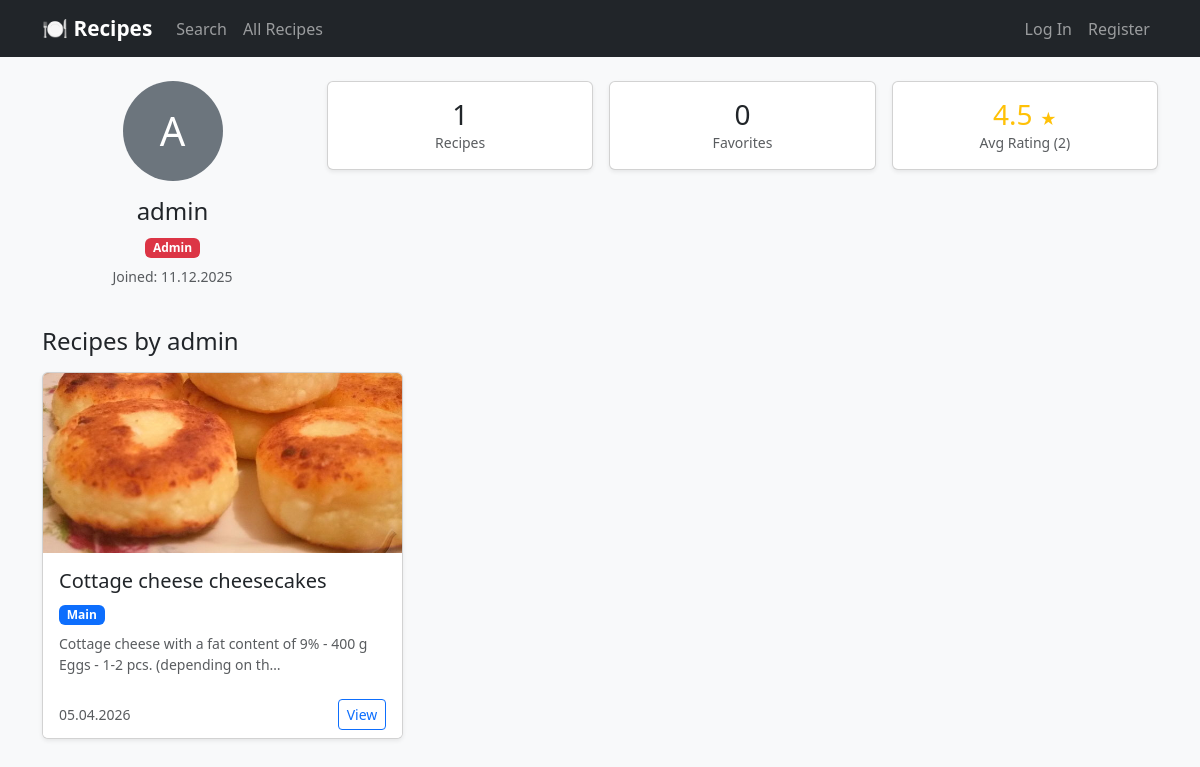
Screenshot of /user/admin with the database file from the repository.
### entities/user.py (models this page shows, shortened)
class User(UserMixin, db.Model):
    __tablename__ = 'users'
    id            = db.Column(db.Integer, primary_key=True)
    username      = db.Column(db.String(100), unique=True, nullable=False)
    email         = db.Column(db.String(255), unique=True, nullable=False, index=True)
    password_hash = db.Column(db.String(255), nullable=False)
    role          = db.Column(db.String(20), default='user')  # 'user' | 'admin'
    bio           = db.Column(db.Text, nullable=True)
    avatar_path   = db.Column(db.String(512), nullable=True)
    is_active     = db.Column(db.Boolean, default=True, nullable=False)
    created_at    = db.Column(db.DateTime, default=datetime.utcnow)
    updated_at    = db.Column(db.DateTime, default=datetime.utcnow, onupdate=datetime.utcnow)
    recipes  = db.relationship('Recipe', backref='author', lazy='dynamic',
                               foreign_keys='Recipe.author_id')
    favorites = db.relationship('Favorite', backref='user', lazy='dynamic')
    ratings   = db.relationship('Rating',   backref='user', lazy='dynamic')
    comments  = db.relationship('Comment',  backref='user', lazy='dynamic')
    def is_admin(self):
        return self.role == 'admin'

### entities/recipe.py (models this page shows, shortened)
class Recipe(db.Model):
    __tablename__ = 'recipes'
    id          = db.Column(db.Integer, primary_key=True)
    title       = db.Column(db.String(255), nullable=False)
    description = db.Column(db.String(500), nullable=True)   # short summary
    ingredients  = db.Column(db.Text, nullable=False)
    instructions = db.Column(db.Text, nullable=False)
    prep_time  = db.Column(db.Integer,     nullable=True)   # minutes
    cook_time  = db.Column(db.Integer,     nullable=True)   # minutes
    servings   = db.Column(db.Integer,     nullable=True)
    difficulty = db.Column(db.String(20),  nullable=True)   # 'easy' | 'medium' | 'hard'
    image_path  = db.Column(db.String(512), nullable=True)
    author_id   = db.Column(db.Integer, db.ForeignKey('users.id'),      nullable=True)
    category_id = db.Column(db.Integer, db.ForeignKey('categories.id'), nullable=True)
    is_published = db.Column(db.Boolean, default=True,  nullable=False)
    is_deleted   = db.Column(db.Boolean, default=False, nullable=False, index=True)
    deleted_at   = db.Column(db.DateTime, nullable=True)
    view_count   = db.Column(db.Integer,  default=0,    nullable=False)
    created_at = db.Column(db.DateTime, default=datetime.utcnow)
    updated_at = db.Column(db.DateTime, default=datetime.utcnow, onupdate=datetime.utcnow)
    steps              = db.relationship('RecipeStep',       backref='recipe', lazy='dynamic',
                                         order_by='RecipeStep.step_number',
                                         cascade='all, delete-orphan')
    recipe_ingredients = db.relationship('RecipeIngredient', backref='recipe', lazy='dynamic',
                                         cascade='all, delete-orphan')
    tags               = db.relationship('Tag', secondary=recipe_tags,
                                         backref='recipes', lazy='subquery')
    favorites          = db.relationship('Favorite', backref='recipe', lazy='dynamic',
                                         cascade='all, delete-orphan')
    ratings            = db.relationship('Rating',   backref='recipe', lazy='dynamic',
                                         cascade='all, delete-orphan')
    comments           = db.relationship('Comment',  backref='recipe', lazy='dynamic',
                                         cascade='all, delete-orphan')

### entities/category.py (models this page shows, shortened)
class Category(db.Model):
    __tablename__ = 'categories'
    id          = db.Column(db.Integer, primary_key=True)
    name        = db.Column(db.String(120), unique=True, nullable=False)
    slug        = db.Column(db.String(140), unique=True, nullable=False)
    description = db.Column(db.String(255), nullable=True)
    image_path  = db.Column(db.String(512), nullable=True)
    created_at  = db.Column(db.DateTime, default=datetime.utcnow)
    recipes = db.relationship('Recipe', backref='category', lazy='dynamic')

### app.py (the view)
@app.route('/user/<username>')
def profile(username):
    user = User.query.filter_by(username=username).first_or_404()
    recipes = Recipe.query.filter_by(author_id=user.id, is_deleted=False).order_by(Recipe.created_at.desc()).all()
    fav_count = Favorite.query.filter_by(user_id=user.id).count()
    recipe_ids = [r.id for r in recipes]
    if recipe_ids:
        avg_author = db.session.query(db.func.avg(Rating.value)).filter(Rating.recipe_id.in_(recipe_ids)).scalar()
        total_ratings = Rating.query.filter(Rating.recipe_id.in_(recipe_ids)).count()
        avg_author = round(avg_author, 1) if avg_author else None
    else:
        avg_author, total_ratings = None, 0
    return render_template('profile.html', profile_user=user, recipes=recipes, fav_count=fav_count,
                           avg_author=avg_author, total_ratings=total_ratings)

### templates/profile.html (shortened to what this page needs)
{% extends "base.html" %}
{% block content %}
<div class="row mb-4">
  <div class="col-md-3 text-center">
    {% if profile_user.avatar_path %}
      <img src="/{{ profile_user.avatar_path }}" class="rounded-circle mb-3"
           style="width:100px;height:100px;object-fit:cover;">
    {% else %}
      <div class="bg-secondary text-white rounded-circle d-inline-flex align-items-center justify-content-center mb-3"
           style="width:100px;height:100px;font-size:2.5rem;">
        {{ profile_user.username[0].upper() }}
      </div>
    {% endif %}
    <h4>{{ profile_user.username }}</h4>
    {% if profile_user.is_admin() %}
      <span class="badge bg-danger mb-2">Admin</span>
    {% endif %}
    <p class="text-muted small">Joined: {{ profile_user.created_at.strftime('%d.%m.%Y') }}</p>
  </div>
  <div class="col-md-9">
    <div class="row g-3 mb-4">
      <div class="col-4">
        <div class="card text-center shadow-sm p-3">
          <h3 class="mb-0">{{ recipes|length }}</h3>
          <small class="text-muted">Recipes</small>
        </div>
      </div>
      <div class="col-4">
        <div class="card text-center shadow-sm p-3">
          <h3 class="mb-0">{{ fav_count }}</h3>
          <small class="text-muted">Favorites</small>
        </div>
      </div>
      <div class="col-4">
        <div class="card text-center shadow-sm p-3">
          {% if avg_author %}
            <h3 class="mb-0 text-warning">{{ avg_author }}
              <span style="font-size:1rem;">★</span>
            </h3>
            <small class="text-muted">Avg Rating ({{ total_ratings }})</small>
          {% else %}
            <h3 class="mb-0 text-muted">—</h3>
            <small class="text-muted">No ratings yet</small>
          {% endif %}
        </div>
      </div>
    </div>
  </div>
</div>
<h4 class="mb-3">Recipes by {{ profile_user.username }}</h4>
{% if recipes %}
  <div class="row g-3">
    {% for r in recipes %}
    <div class="col-md-4 col-sm-6">
      <div class="card h-100 shadow-sm">
        {% if r.image_path %}
          <img src="/{{ r.image_path }}" class="card-img-top recipe-card-img" alt="{{ r.title }}">
        {% else %}
          <div class="recipe-card-img bg-secondary d-flex align-items-center justify-content-center text-white">
            <span style="font-size:3rem">🍽</span>
          </div>
        {% endif %}
        <div class="card-body">
          <h5 class="card-title">{{ r.title }}</h5>
          {% if r.category %}
            <span class="badge bg-primary mb-2">{{ r.category.name }}</span>
          {% endif %}
          <p class="card-text text-muted small">{{ r.ingredients[:80] }}{% if r.ingredients|length > 80 %}…{% endif %}</p>
        </div>
        <div class="card-footer bg-white border-0 d-flex justify-content-between align-items-center">
          <small class="text-muted">{{ r.created_at.strftime('%d.%m.%Y') }}</small>
          <a href="{{ url_for('recipe_page', recipe_id=r.id) }}" class="btn btn-sm btn-outline-primary">View</a>
        </div>
      </div>
    </div>
    {% endfor %}
  </div>
{% else %}
  <div class="alert alert-info">This user hasn't added any recipes yet.</div>
{% endif %}
{% endblock %}

### templates/base.html (style rules this page uses)
.recipe-card-img { height:180px; object-fit:cover; }

### rows the page displays
User: username "A", username "admin", created_at "11.12.2025"
Recipe: image_path (picture), title "Cottage cheese cheesecakes", category.name "Main", ingredients "Cottage cheese with a fat content of 9% - 400 g Eggs - 1-2 pcs. (depending on th", created_at "05.04.2026"

### other values shown
{{ recipes|length }} "1"
{{ fav_count }} "0"
{{ avg_author }} "4.5"
{{ total_ratings }} "2"
